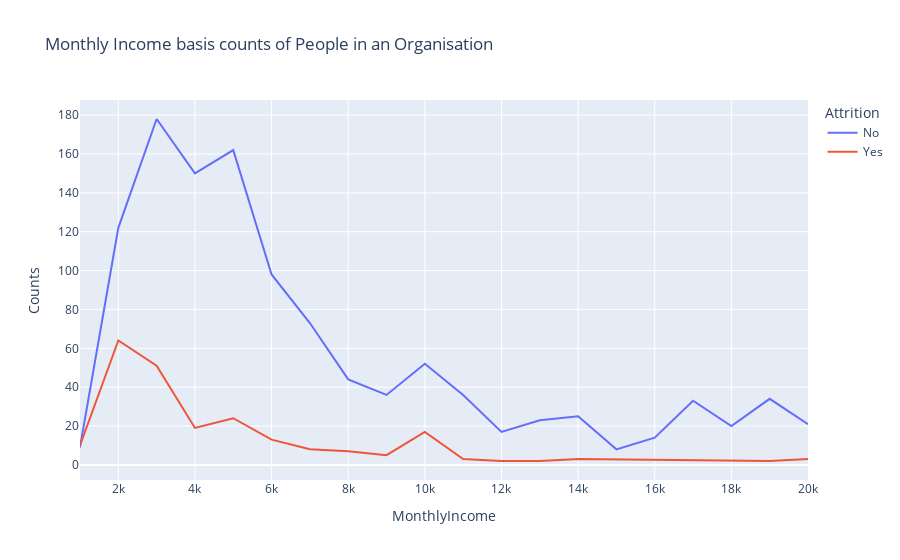

Notebook code for this chart:
### Code cell
rate_att=df.groupby(['MonthlyIncome','Attrition']).apply(lambda x:x['MonthlyIncome'].count()).reset_index(name='Counts')
rate_att['MonthlyIncome']=round(rate_att['MonthlyIncome'],-3)
rate_att=rate_att.groupby(['MonthlyIncome','Attrition']).apply(lambda x:x['MonthlyIncome'].count()).reset_index(name='Counts')
fig=px.line(rate_att,x='MonthlyIncome',y='Counts',color='Attrition',title='Monthly Income basis counts of People in an Organisation')
fig.show()

### Figure 1 — Plotly figure (JSON) as saved in the notebook; plotly's stock layout.template omitted (floating-point values rounded to 4 significant figures)
{"data": [{"hovertemplate": "Attrition=No<br>MonthlyIncome=%{x}<br>Counts=%{y}<extra></extra>", "legendgroup": "No", "line": {"color": "#636efa", "dash": "solid"}, "marker": {"symbol": "circle"}, "mode": "lines", "name": "No", "orientation": "v", "showlegend": true, "type": "scatter", "x": [1000, 2000, 3000, 4000, 5000, 6000, 7000, 8000, 9000, 10000, 11000, 12000, 13000, 14000, 15000, 16000, 17000, 18000, 19000, 20000], "xaxis": "x", "y": [9, 122, 178, 150, 162, 98, 73, 44, 36, 52, 36, 17, 23, 25, 8, 14, 33, 20, 34, 21], "yaxis": "y"}, {"hovertemplate": "Attrition=Yes<br>MonthlyIncome=%{x}<br>Counts=%{y}<extra></extra>", "legendgroup": "Yes", "line": {"color": "#EF553B", "dash": "solid"}, "marker": {"symbol": "circle"}, "mode": "lines", "name": "Yes", "orientation": "v", "showlegend": true, "type": "scatter", "x": [1000, 2000, 3000, 4000, 5000, 6000, 7000, 8000, 9000, 10000, 11000, 12000, 13000, 14000, 19000, 20000], "xaxis": "x", "y": [10, 64, 51, 19, 24, 13, 8, 7, 5, 17, 3, 2, 2, 3, 2, 3], "yaxis": "y"}], "layout": {"legend": {"title": {"text": "Attrition"}, "tracegroupgap": 0}, "title": {"text": "Monthly Income basis counts of People in an Organisation"}, "xaxis": {"anchor": "y", "domain": [0, 1], "title": {"text": "MonthlyIncome"}}, "yaxis": {"anchor": "x", "domain": [0, 1], "title": {"text": "Counts"}}}}
